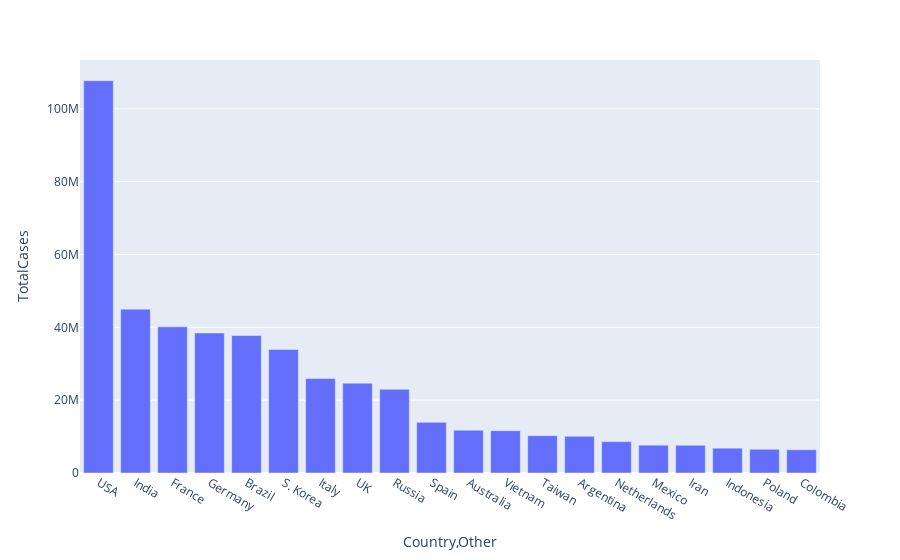

Notebook cell for this chart:
### Code cell
# !pip install plotly==5.16.0
import plotly.express as px
fig = px.bar(df.iloc[0:20], x='Country,Other', y='TotalCases')
fig.show()

### Figure 1 — Plotly figure (JSON) as saved in the notebook; plotly's stock layout.template omitted (floating-point values rounded to 4 significant figures)
{"data": [{"alignmentgroup": "True", "hovertemplate": "Country,Other=%{x}<br>TotalCases=%{y}<extra></extra>", "legendgroup": "", "marker": {"color": "#636efa", "pattern": {"shape": ""}}, "name": "", "offsetgroup": "", "orientation": "v", "showlegend": false, "textposition": "auto", "type": "bar", "x": ["USA", "India", "France", "Germany", "Brazil", "S. Korea", "Italy", "UK", "Russia", "Spain", "Australia", "Vietnam", "Taiwan", "Argentina", "Netherlands", "Mexico", "Iran", "Indonesia", "Poland", "Colombia"], "xaxis": "x", "y": [107740749, 44996335, 40138560, 38428685, 37750389, 33897537, 25924308, 24656914, 22983150, 13914811, 11737836, 11622276, 10241520, 10060791, 8610372, 7633355, 7613208, 6813095, 6518400, 6378000], "yaxis": "y"}], "layout": {"barmode": "relative", "legend": {"tracegroupgap": 0}, "margin": {"t": 60}, "xaxis": {"anchor": "y", "domain": [0, 1], "title": {"text": "Country,Other"}}, "yaxis": {"anchor": "x", "domain": [0, 1], "title": {"text": "TotalCases"}}}}
